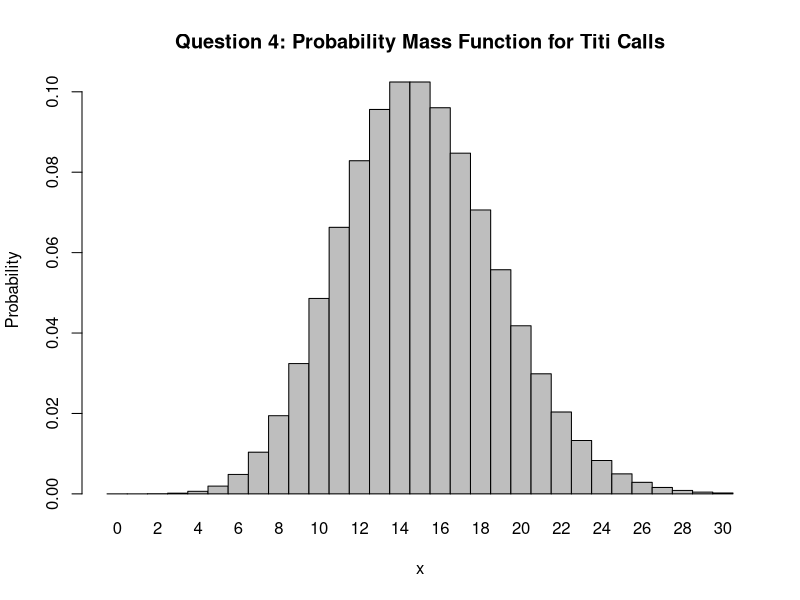
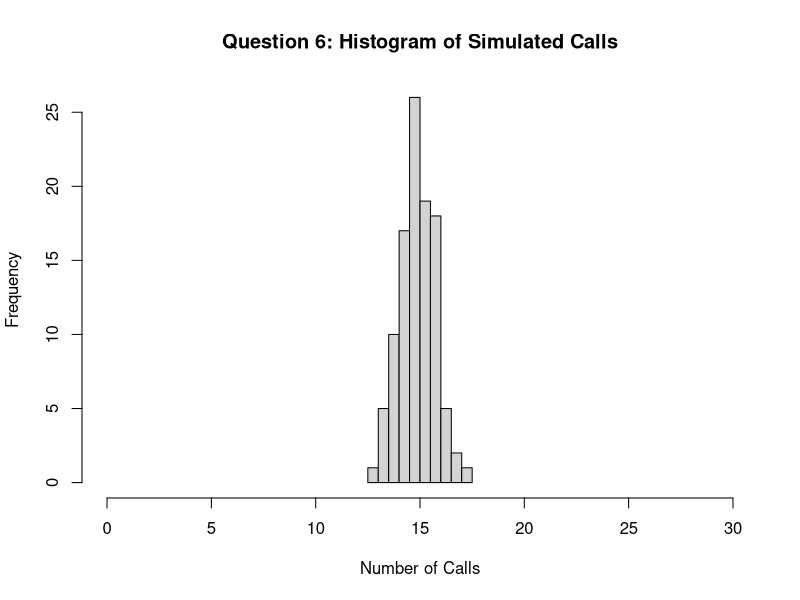

R code for these plots, in order:
## ---- chunk 1
ppois(8, lambda = 15, lower.tail = FALSE)
## ---- chunk 2
ppois(0, lambda = 15)
## ---- chunk 3
dpois(x = 3, lambda = 15)
## ---- chunk 4
x <- 0:30
l <- 15

barplot(dpois(x=x,lambda=l),  names.arg=x,space=0,xlab="x",ylab="Probability",main="Question 4: Probability Mass Function for Titi Calls")
## ---- chunk 5
v <- rnorm(104, 15)
mean(v)
## ---- chunk 6
v <- rnorm(104, 15,)

hist(v, xlim = c(0,30), xlab = "Number of Calls", ylab= "Frequency", main = "Question 6: Histogram of Simulated Calls")
